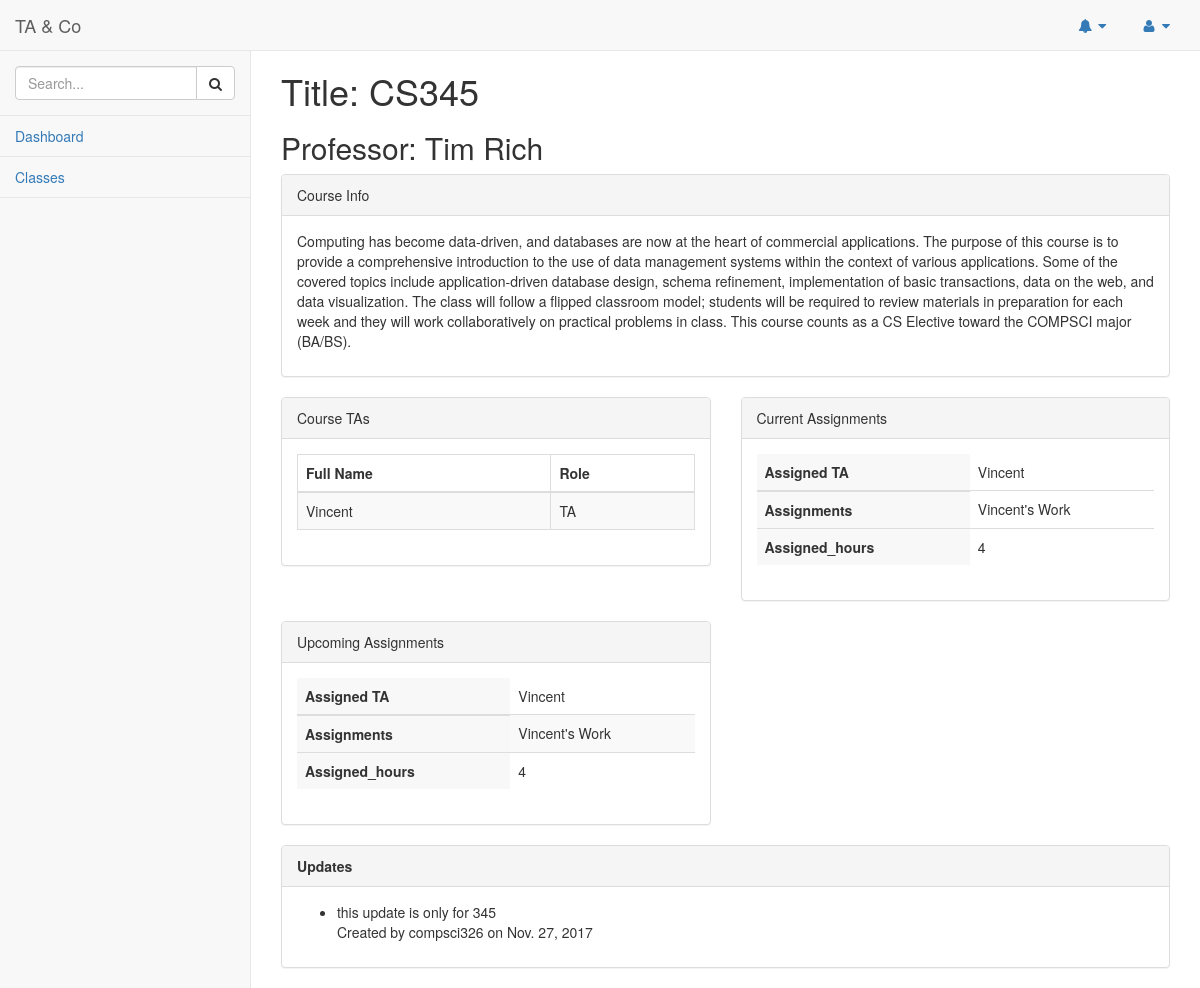
Screenshot of /taco/course/fd3e6988-911c-477f-ac03-bae2a34b6d56 (signed in) with the database file from the repository.
### taco/models.py (models this page shows, shortened)
class Course(models.Model):
	cid = models.UUIDField(primary_key=True, default=uuid.uuid4, help_text="Unique ID for the Course")
	cname = models.CharField(max_length=200, help_text="Enter Course Name")
	cdescription=models.TextField(max_length=1000, help_text="Enter a brief description of the course")
	professor=models.ForeignKey('Professor', on_delete=models.SET_NULL, null=True)
	ta=models.ManyToManyField(Ta, help_text="Select a TA for this course")
	def get_assignments(self):
		return Assignment.objects.filter(cid = self.cid).all()

class Professor(models.Model):
	pid = models.UUIDField(primary_key=True, default=uuid.uuid4, help_text="Unique ID for the Professor")
	pname = models.CharField(max_length=200, help_text="Enter Professor's Name")
	def __str__(self):
		return '%s' % (self.pname)

class Ta(models.Model):
	tid = models.UUIDField(primary_key=True, default=uuid.uuid4, help_text="Unique ID for the TA")
	full_name = models.CharField(max_length=200, help_text="Enter Full Name")

class Assignment(models.Model):
	aid = models.UUIDField(primary_key=True, default=uuid.uuid4, help_text="Unique ID for the Assignment")
	cid = models.ForeignKey('Course', on_delete=models.SET_NULL, null=True)
	aname = models.CharField(max_length=200, help_text="Enter a name for the Assignment")
	assigned_hours = models.IntegerField(default=0, help_text="number of assigned hours")
	tid = models.ForeignKey('TA', on_delete=models.SET_NULL, null=True)

class Update(models.Model):
    comment = models.TextField(blank=True, null=True)
    user = models.ForeignKey(User, default=1)
    date = models.DateField(default=date.today)
    class Meta:
        abstract = True

class CourseUpdate(Update):
    course = models.ForeignKey(Course)

### taco/views.py (the view)
# urls.py: url(r'^course/(?P<pk>[A-Za-z0-9-]+)$', views.CourseDetailView.as_view(), name='course-detail'),
class CourseDetailView(LoginRequiredMixin, generic.DetailView):
    model = Course

### taco/templatetags/auth_extra.py (called while the page is built)
@register.filter(name='has_group')
def has_group(user, group_name):
    group = Group.objects.get(name=group_name)
    return True if group in user.groups.all() else False

### taco/templates/taco/course_detail.html (shortened to what this page needs)
{% extends "base_generic.html" %}
{% load auth_extra %}
{% block content %}
  <div class="col-lg-12">
      <div class="row">
          <div class="col-lg-12">
              <h1> Title: {{course.cname}}</h1>
              <h2> Professor: {{course.professor}} </h2>
          </div>
      </div>
<div class="row">
      <div class="col-lg-12">
          <div class="panel panel-default">
              <div class="panel-heading">
                  Course Info
              </div>
              <div class="panel-body">
                  <p>
                    {{course.cdescription}}
                  </p>
              </div>
          </div>
      </div>
</div>
      <div class="row">
          <div class="col-lg-6">
              <div class="panel panel-default">
                  <div class="panel-heading">
                     Course TAs
                  </div>
                  <div class="panel-body">
                      <div class="table-responsive">
                          <table class="table table-striped table-bordered table-hover">
                              <thead>
                                  <tr>
                                      <th>Full Name</th>
                                      <th>Role</th>
                                  </tr>
                              </thead>
                              <tbody>
                                  {% for ta in course.ta.all %}
                                  <tr>
                                      <td>{{ ta.full_name }}</td>
                                      <td>TA</td>
                                  </tr>
                                  {% endfor %}
                              </tbody>
                          </table>
                      </div>
                  </div>
              </div>
          </div>
          <div class="col-lg-6">
              <div class="panel panel-default">
                  <div class="panel-heading">
                    Current Assignments
                  </div>
                  <div class="panel-body">
                      <div class="table-responsive">
                          <table id="current-assignment-table" class="table">
                              <thead>
                                  <tr>
                                    <th bgcolor="#f8f8f8">Assigned TA</th>
                                    {% for ta in course.ta.all %}
                                      <td>{{ ta.full_name }}</td>
                                      {% endfor %}
                                  </tr>
                              </thead>
                              <tbody>
                                  <tr>
                                      <th bgcolor="#f8f8f8">Assignments</th>
                                      {% for assignment in course.get_assignments %}
                                        {% for ta in course.ta.all %}
                                            {% if ta.tid == assignment.tid.tid %}
                                                <td> {{assignment.aname}}</td>
                                            {% endif%}
                                        {% endfor %}
                                      {% endfor %}
                                  </tr>
                                  <tr>
                                      <th bgcolor="#f8f8f8">Assigned_hours</th>
                                      {% for assignment in course.get_assignments %}
                                        {% for ta in course.ta.all %}
                                            {% if ta.tid == assignment.tid.tid %}
                                                <td> {{assignment.assigned_hours}}</td>
                                            {% endif%}
                                        {% endfor %}
                                      {% endfor %}
                                  </tr>
                              </tbody>
                          </table>
                      </div>
                  </div>
              </div>
          </div>
      </div>
      <div class="row">
          <div class="col-lg-6">
              <div class="panel panel-default">
                  <div class="panel-heading">
                    Upcoming Assignments</div>
                  <div class="panel-body">
                      <div class="table-responsive">
                          <table class="table table-striped">
                              <thead>
                                  <tr>
                                    <th bgcolor="#f8f8f8">Assigned TA</th>
                                    {% for ta in course.ta.all %}
                                      <td colspan="1">{{ ta.full_name }}</td>
                                      {% endfor %}
                                  </tr>
                              </thead>
                              <tbody>
                                 <tr>
                                      <th bgcolor="#f8f8f8">Assignments</th>
                                      {% for assignment in course.get_assignments %}
                                        {% for ta in course.ta.all %}
                                            {% if ta.tid == assignment.tid.tid %}
                                                <td> {{assignment.aname}}</td>
                                            {% endif%}
                                        {% endfor %}
                                      {% endfor %}
                                  </tr>
                                  <tr>
                                      <th bgcolor="#f8f8f8">Assigned_hours</th>
                                      {% for assignment in course.get_assignments %}
                                        {% for ta in course.ta.all %}
                                            {% if ta.tid == assignment.tid.tid %}
                                                <td> {{assignment.assigned_hours}}</td>
                                            {% endif%}
                                        {% endfor %}
                                      {% endfor %}
                                  </tr>
                              </tbody>
                          </table>
                      </div>
                  </div>
              </div>
          </div>
          </div>
              <div class="row">
          <div class="col-lg-12">
              <div class="panel panel-default">
                  <div class="panel-heading"><b>Updates</b></div>
                  <div class="panel-body">
                                  <ul>
                                    {% for update in course.courseupdate_set.all %}
                                      <li>
                                        <p>{{ update.comment }}<br>Created by {{ update.user }} on {{ update.date }}</p>
                                      </li>
                                    {% endfor %}
                                  </ul>
                  </div>
              </div>
          </div>
      </div>
      </div>
  </div>
{% endblock %}

### rows the page displays
Course: cname "CS345", professor "Tim Rich", cdescription "Computing has become data-driven, and databases are now at the heart of commercial applications. The purpose of this course is to provide a comprehensive introduction to the use of data management systems within the context of various applications. Some of the covered topics include application-driven database design, schema refinement, implementation of basic transactions, data on the web, and data visualization. The class will follow a flipped classroom model; students will be required to review materials in preparation for each week and they will work collaboratively on practical problems in class. This course counts as a CS Elective toward the COMPSCI major (BA/BS)."
Ta: full_name "Vincent"
Assignment: aname "Vincent's Work", assigned_hours "4"
CourseUpdate: comment "this update is only for 345", user "compsci326", date "Nov. 27, 2017"
